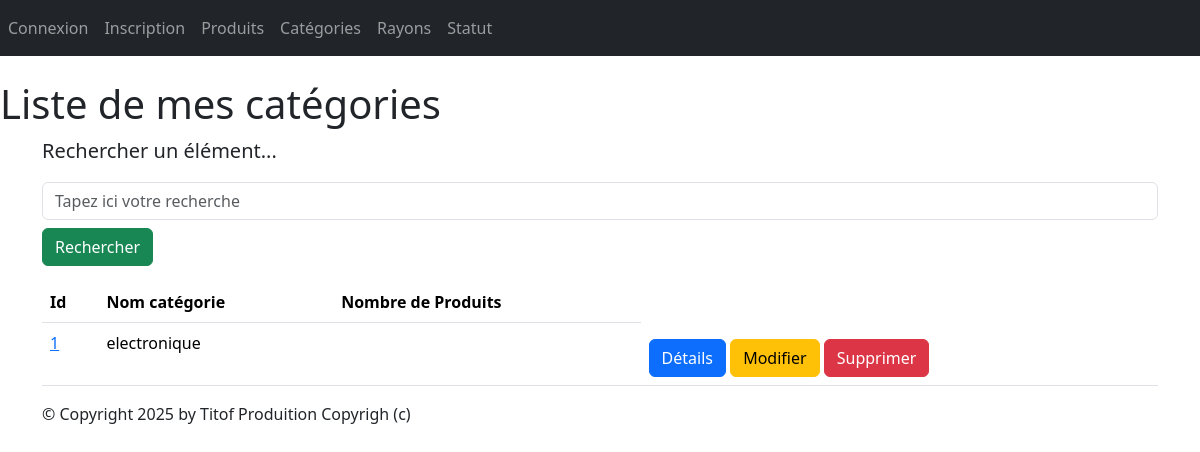
Page /monApp/Categories/ on the earlier database version.
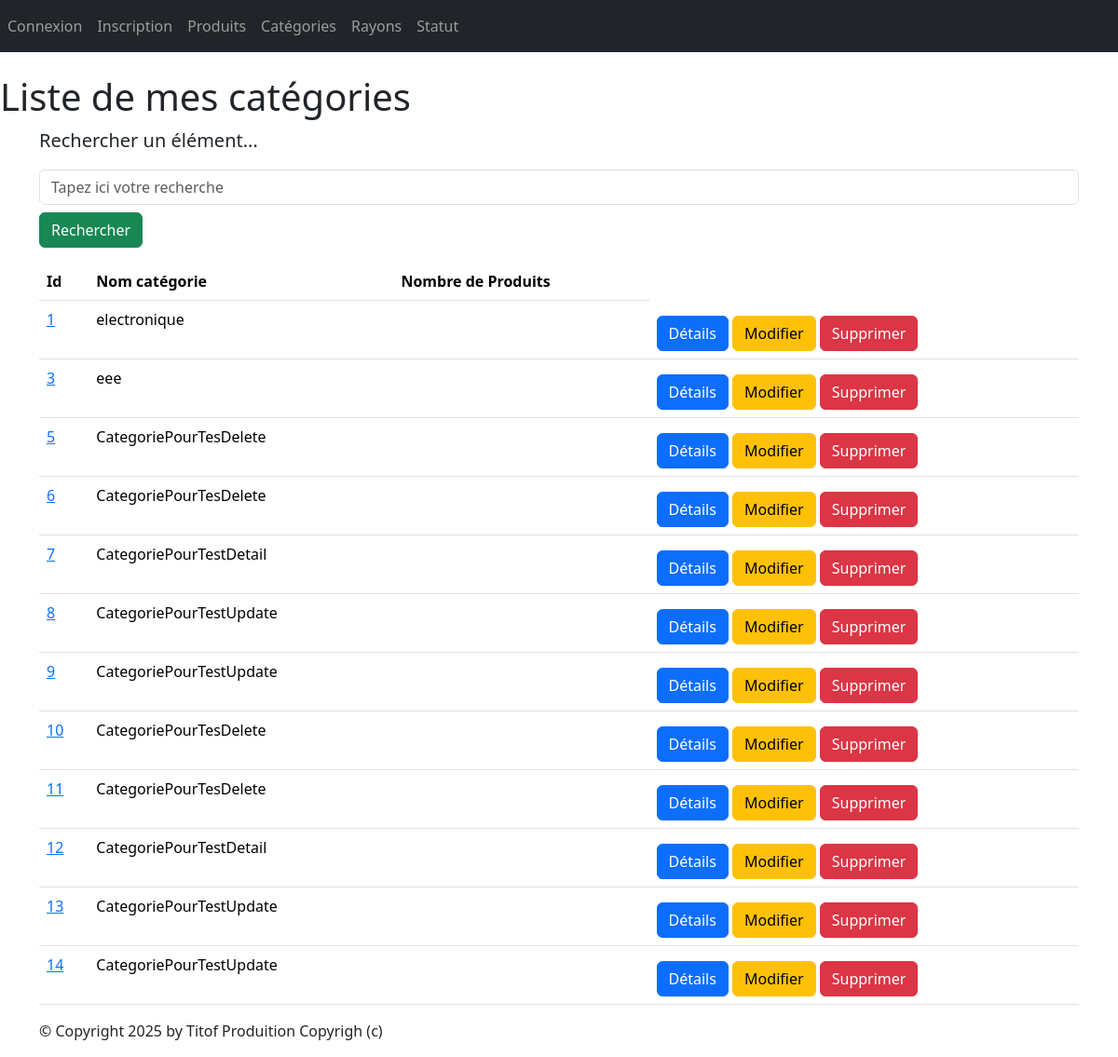
Same page on the later database version.
### monApp/models.py (models this page shows, shortened)
class Categorie(models.Model):
    idCat = models.AutoField(primary_key=True)
    nomCat = models.CharField(max_length=100)

### monApp/views.py (the view)
# urls.py: path("Categories/" ,views.CategorieListView.as_view(), name="lst_cat"),
class CategorieListView(ListView):
    model = Categorie
    template_name = "monApp/list_categories.html"
    context_object_name = "cat"
    def get_queryset(self):
        query = self.request.GET.get('search')
        if query:
            return Categorie.objects.filter(nomCat__icontains=query)
        return Categorie.objects.all
    def get_context_data(self, **kwargs):
        context = super(CategorieListView, self).get_context_data(**kwargs)
        context['titremenu'] = "Liste de mes catégories"
        return context

### monApp/templates/monApp/list_categories.html
{% extends 'monApp/base.html' %}
{% block menu %}
<h1>{{titremenu}}</h1>
{% endblock %}
{% block contenu %}
<p class="lead mb-3 ml-0">Rechercher un élément...</p>
<form method="GET" action="">
<input class="form-control" type="text" name="search" placeholder="Tapez ici votre recherche"
value="{{ request.GET.search }}">
<button type="submit" class="btn btn-success mt-2">Rechercher</button>
</form>
<table class="table">
<table class="table">
    <thead>
        <th>Id</th>
        <th>Nom catégorie</th>
        <th>Nombre de Produits</th>
    </thead>
    <tbody>
        {% for cate in cat %}
        <tr>
            <td><a href="{% url 'dtl_cat' cate.idCat %}">{{ cate.idCat }}</a></td>
            <td>{{ cate.nomCat }} </td>
            <td>{{ cate.nb_produits }} </td>
            <td>
                <a href="{% url 'dtl_cat' cate.idCat %}" class="btn btn-primary mt-2">Détails</a>
                <a href="{% url 'cat-chng' cate.idCat %}" class="btn btn-warning mt-2">Modifier</a>
                <a href="{% url 'dlt-cat' cate.idCat %}" class="btn btn-danger mt-2">Supprimer</a>
            </td>
        </tr>
        {% endfor %}
    </tbody>
</table>
{% endblock %}

Differences in the rows shown:
added Categorie: idCat "3", nomCat "eee"
added Categorie: idCat "5", nomCat "CategoriePourTesDelete"
added Categorie: idCat "6", nomCat "CategoriePourTesDelete"
added Categorie: idCat "7", nomCat "CategoriePourTestDetail"
added Categorie: idCat "8", nomCat "CategoriePourTestUpdate"
added Categorie: idCat "9", nomCat "CategoriePourTestUpdate"
added Categorie: idCat "10", nomCat "CategoriePourTesDelete"
added Categorie: idCat "11", nomCat "CategoriePourTesDelete"
added Categorie: idCat "12", nomCat "CategoriePourTestDetail"
added Categorie: idCat "13", nomCat "CategoriePourTestUpdate"
added Categorie: idCat "14", nomCat "CategoriePourTestUpdate"
